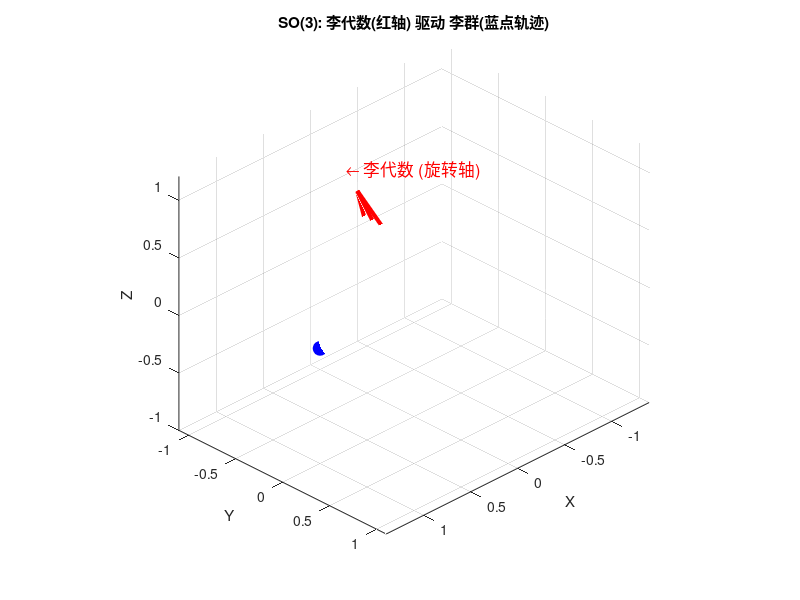

MATLAB code for this plot: (Note: this script raises an error after producing the figure.)
clc; clear; close all;

% 1. 设置画布
figure('Color', 'w', 'Position', [100, 100, 800, 600]);
axis equal; grid on; hold on;
view(135, 30); % 调整视角
xlabel('X'); ylabel('Y'); zlabel('Z');
title('SO(3): 李代数(红轴) 驱动 李群(蓝点轨迹)');

% 画一个半透明的单位球作为参考背景
[sx, sy, sz] = sphere(30);
surf(sx, sy, sz, 'FaceColor', 'white', 'EdgeAlpha', 0.1, 'FaceAlpha', 0.1);

% ---------------------------------------------------------
% 2. 定义李代数元素 (Lie Algebra)
% ---------------------------------------------------------
% 在 SO(3) 中，切向量就是角速度向量 omega
% 我们随便选一个方向：同时绕 X轴 和 Z轴 旋转
omega_vec = [1; 0; 2]; 
omega_vec = omega_vec / norm(omega_vec); % 归一化，作为旋转轴方向

% 将向量转化为反对称矩阵 (Hat Map)
% 这才是李代数 mathematically 的真身：Skew-symmetric matrix
omega_hat = [0, -omega_vec(3), omega_vec(2);
             omega_vec(3), 0, -omega_vec(1);
             -omega_vec(2), omega_vec(1), 0];

% 可视化李代数：画出这个旋转轴
quiver3(0, 0, 0, omega_vec(1)*1.5, omega_vec(2)*1.5, omega_vec(3)*1.5, ...
    'r', 'LineWidth', 3, 'MaxHeadSize', 0.5);
text(omega_vec(1)*1.6, omega_vec(2)*1.6, omega_vec(3)*1.6, ...
    '\leftarrow 李代数 (旋转轴)', 'Color', 'r', 'FontSize', 12);

% ---------------------------------------------------------
% 3. 定义李群上的初始点 (Identity 附近的参考点)
% ---------------------------------------------------------
% 假设球面上有一个点 P0 (比如在赤道上)
P0 = [1; 0; 0];
h_point = plot3(P0(1), P0(2), P0(3), 'bo', 'MarkerSize', 10, 'MarkerFaceColor', 'b');
h_trace = animatedline('Color', 'b', 'LineWidth', 2);

% ---------------------------------------------------------
% 4. 动画演示：指数映射 (Exponential Map)
% ---------------------------------------------------------
% 这里的 t 就是步长，你可以理解为旋转的角度
total_angle = 2 * pi; 
steps = linspace(0, total_angle, 100);

for t = steps
    % A. 核心公式：指数映射 R = exp(omega_hat * t)
    % 只要知道了代数(omega_hat)和参数(t)，就能算出群元素(R)
    R = expm(omega_hat * t); 
    
    % B. 应用群元素：把点 P0 旋转到新位置
    P_new = R * P0;
    
    % C. 更新绘图
    set(h_point, 'XData', P_new(1), 'YData', P_new(2), 'ZData', P_new(3));
    addpoints(h_trace, P_new(1), P_new(2), P_new(3));
    
    % 动态显示切速度向量 (Velocity Vector)
    % 速度 v = omega x r
    % 这展示了李代数如何在每一点产生"切向速度"
    v = cross(omega_vec, P_new); 
    % 画出瞬时速度箭头 (绿色)
    % 注意：这个绿色箭头始终与蓝色轨迹相切！
    if exist('h_vel', 'var'), delete(h_vel); end
    h_vel = quiver3(P_new(1), P_new(2), P_new(3), v(1), v(2), v(3), ...
        0.5, 'g', 'LineWidth', 2);
    
    drawnow;
    pause(0.02);
end

legend('单位球', '李代数 (轴)', '当前位置', '群轨迹 (圆弧)');